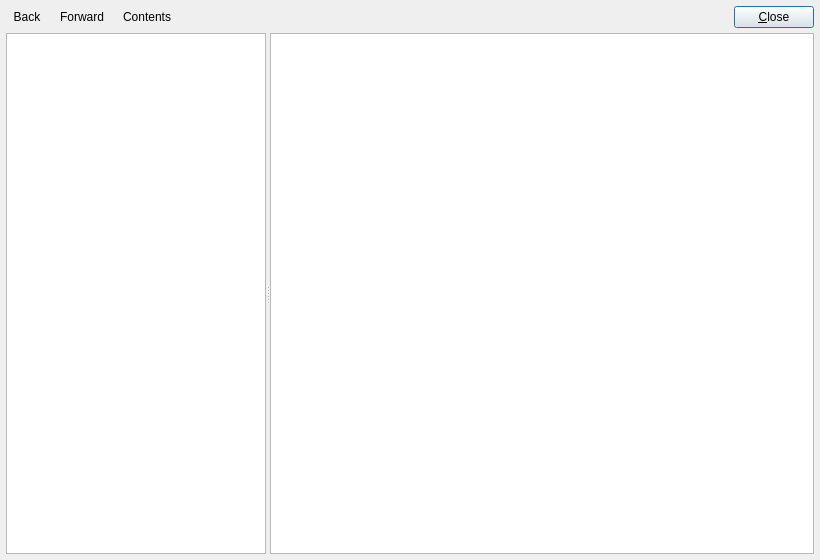
<?xml version="1.0" encoding="UTF-8"?>
<ui version="4.0">
 <class>UIHelpDlg</class>
 <widget class="QDialog" name="UIHelpDlg">
  <property name="geometry">
   <rect>
    <x>0</x>
    <y>0</y>
    <width>820</width>
    <height>560</height>
   </rect>
  </property>
  <property name="windowTitle">
   <string>QtDMM: Handbook</string>
  </property>
  <layout class="QVBoxLayout" name="verticalLayout">
   <property name="spacing">
    <number>5</number>
   </property>
   <property name="leftMargin">
    <number>6</number>
   </property>
   <property name="topMargin">
    <number>6</number>
   </property>
   <property name="rightMargin">
    <number>6</number>
   </property>
   <property name="bottomMargin">
    <number>6</number>
   </property>
   <item>
    <layout class="QHBoxLayout" name="navLayout">
     <item>
      <widget class="QToolButton" name="ui_back">
       <property name="toolTip">
        <string>Back</string>
       </property>
       <property name="whatsThis">
        <string>Go back to the previously shown help page.</string>
       </property>
       <property name="text">
        <string>Back</string>
       </property>
       <property name="toolButtonStyle">
        <enum>Qt::ToolButtonTextBesideIcon</enum>
       </property>
       <property name="autoRaise">
        <bool>true</bool>
       </property>
      </widget>
     </item>
     <item>
      <widget class="QToolButton" name="ui_forward">
       <property name="toolTip">
        <string>Forward</string>
       </property>
       <property name="whatsThis">
        <string>Go forward again after going back.</string>
       </property>
       <property name="text">
        <string>Forward</string>
       </property>
       <property name="toolButtonStyle">
        <enum>Qt::ToolButtonTextBesideIcon</enum>
       </property>
       <property name="autoRaise">
        <bool>true</bool>
       </property>
      </widget>
     </item>
     <item>
      <widget class="QToolButton" name="ui_home">
       <property name="toolTip">
        <string>Contents</string>
       </property>
       <property name="whatsThis">
        <string>Return to the table of contents.</string>
       </property>
       <property name="text">
        <string>Contents</string>
       </property>
       <property name="toolButtonStyle">
        <enum>Qt::ToolButtonTextBesideIcon</enum>
       </property>
       <property name="autoRaise">
        <bool>true</bool>
       </property>
      </widget>
     </item>
     <item>
      <spacer name="navSpacer">
       <property name="orientation">
        <enum>Qt::Horizontal</enum>
       </property>
       <property name="sizeHint" stdset="0">
        <size>
         <width>40</width>
         <height>20</height>
        </size>
       </property>
      </spacer>
     </item>
     <item>
      <widget class="QPushButton" name="ui_close">
       <property name="text">
        <string>&amp;Close</string>
       </property>
      </widget>
     </item>
    </layout>
   </item>
   <item>
    <widget class="QSplitter" name="ui_splitter">
     <property name="orientation">
      <enum>Qt::Horizontal</enum>
     </property>
     <property name="childrenCollapsible">
      <bool>false</bool>
     </property>
     <widget class="QListWidget" name="ui_contents">
      <property name="whatsThis">
       <string>Table of contents. Click an entry to show that page.</string>
      </property>
      <property name="maximumSize">
       <size>
        <width>260</width>
        <height>16777215</height>
       </size>
      </property>
     </widget>
     <widget class="HelpBrowser" name="ui_page">
      <property name="whatsThis">
       <string>The help page. Links inside the text navigate to other pages; web links open in your browser.</string>
      </property>
      <property name="openExternalLinks">
       <bool>true</bool>
      </property>
     </widget>
    </widget>
   </item>
  </layout>
 </widget>
 <customwidgets>
  <customwidget>
   <class>HelpBrowser</class>
   <extends>QTextBrowser</extends>
   <header>helpbrowser.h</header>
  </customwidget>
 </customwidgets>
 <resources/>
 <connections/>
</ui>
